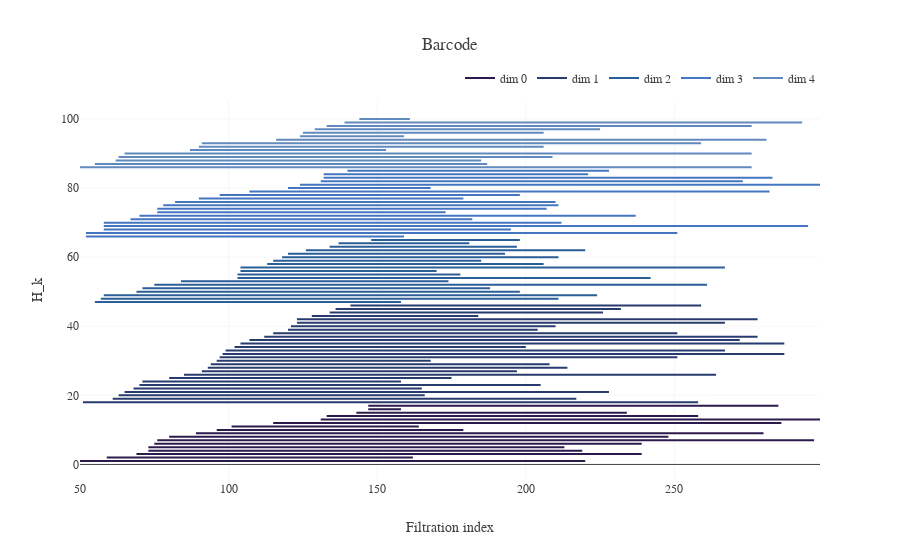

Source (notebook cell):
### Code cell
fig = go.Figure()
bar_df_sorted = bar_df.sort_values(by=["bar_dim", "bar_birth"])
bar_df_sorted = bar_df_sorted.reset_index(drop=True)

for b,bar in bar_df_sorted.iterrows():
    
    if (bar_df_sorted.iloc[b-1]["bar_dim"] != bar["bar_dim"]) :
        showlegendtf = True
    else :
        showlegendtf = False
        
    fig.add_trace(go.Scatter(x=[bar["bar_birth"], bar["bar_death"]], y=[b+1, b+1],
                    mode='lines',
                    name=f'dim {bar["bar_dim"]}',
                    showlegend=showlegendtf,
                    line=dict(color=aptviz_themes.davos_colors[int(bar["bar_dim"])]),
                    hovertemplate =
                        f'<i>id</i>: {bar["bar_id"]}'+
                        f'<br><b>rep</b>: {bar["rep"]}'))



# Add nice effects and such
fig.update_layout(title_text="Barcode")
fig.update_yaxes(title_text = "H_k")
fig.update_xaxes(title_text = "Filtration index")
fig.update_layout(legend=dict(
    orientation="h",
    yanchor="bottom",
    y=1.02,
    xanchor="right",
    x=1
))
fig.update_layout(hovermode="x unified")
fig.show()

# # fig.write_image("fig1.pdf")

### Figure 1 — Plotly figure (JSON) as saved in the notebook; plotly's stock layout.template omitted (floating-point values rounded to 4 significant figures)
{"data": [{"hovertemplate": "<i>id</i>: 38<br><b>rep</b>: [ 67  51 121  75]", "line": {"color": "rgb(44, 26, 76)"}, "mode": "lines", "name": "dim 0", "showlegend": true, "type": "scatter", "x": [50, 220], "y": [1, 1]}, {"hovertemplate": "<i>id</i>: 60<br><b>rep</b>: [ 59 111  78 113]", "line": {"color": "rgb(44, 26, 76)"}, "mode": "lines", "name": "dim 0", "showlegend": false, "type": "scatter", "x": [59, 162], "y": [2, 2]}, {"hovertemplate": "<i>id</i>: 90<br><b>rep</b>: [ 87 103  66  51]", "line": {"color": "rgb(44, 26, 76)"}, "mode": "lines", "name": "dim 0", "showlegend": false, "type": "scatter", "x": [69, 239], "y": [3, 3]}, {"hovertemplate": "<i>id</i>: 36<br><b>rep</b>: [139  77  58 108]", "line": {"color": "rgb(44, 26, 76)"}, "mode": "lines", "name": "dim 0", "showlegend": false, "type": "scatter", "x": [73, 219], "y": [4, 4]}, {"hovertemplate": "<i>id</i>: 37<br><b>rep</b>: [119 109  89  51]", "line": {"color": "rgb(44, 26, 76)"}, "mode": "lines", "name": "dim 0", "showlegend": false, "type": "scatter", "x": [73, 213], "y": [5, 5]}, {"hovertemplate": "<i>id</i>: 78<br><b>rep</b>: [114  73  89  54]", "line": {"color": "rgb(44, 26, 76)"}, "mode": "lines", "name": "dim 0", "showlegend": false, "type": "scatter", "x": [75, 239], "y": [6, 6]}, {"hovertemplate": "<i>id</i>: 56<br><b>rep</b>: [ 70  71  92 112]", "line": {"color": "rgb(44, 26, 76)"}, "mode": "lines", "name": "dim 0", "showlegend": false, "type": "scatter", "x": [76, 297], "y": [7, 7]}, {"hovertemplate": "<i>id</i>: 1<br><b>rep</b>: [ 63 112  90  78]", "line": {"color": "rgb(44, 26, 76)"}, "mode": "lines", "name": "dim 0", "showlegend": false, "type": "scatter", "x": [80, 248], "y": [8, 8]}, {"hovertemplate": "<i>id</i>: 8<br><b>rep</b>: [ 87  77  62 133]", "line": {"color": "rgb(44, 26, 76)"}, "mode": "lines", "name": "dim 0", "showlegend": false, "type": "scatter", "x": [89, 280], "y": [9, 9]}, {"hovertemplate": "<i>id</i>: 80<br><b>rep</b>: [ 51  77 109  83]", "line": {"color": "rgb(44, 26, 76)"}, "mode": "lines", "name": "dim 0", "showlegend": false, "type": "scatter", "x": [96, 179], "y": [10, 10]}, {"hovertemplate": "<i>id</i>: 27<br><b>rep</b>: [ 86 139  94  67]", "line": {"color": "rgb(44, 26, 76)"}, "mode": "lines", "name": "dim 0", "showlegend": false, "type": "scatter", "x": [101, 164], "y": [11, 11]}, {"hovertemplate": "<i>id</i>: 86<br><b>rep</b>: [ 97  83 105 116]", "line": {"color": "rgb(44, 26, 76)"}, "mode": "lines", "name": "dim 0", "showlegend": false, "type": "scatter", "x": [115, 286], "y": [12, 12]}, {"hovertemplate": "<i>id</i>: 64<br><b>rep</b>: [102  72 109 110]", "line": {"color": "rgb(44, 26, 76)"}, "mode": "lines", "name": "dim 0", "showlegend": false, "type": "scatter", "x": [131, 299], "y": [13, 13]}, {"hovertemplate": "<i>id</i>: 75<br><b>rep</b>: [109 127 100 115]", "line": {"color": "rgb(44, 26, 76)"}, "mode": "lines", "name": "dim 0", "showlegend": false, "type": "scatter", "x": [133, 258], "y": [14, 14]}, {"hovertemplate": "<i>id</i>: 73<br><b>rep</b>: [105  69  64  57]", "line": {"color": "rgb(44, 26, 76)"}, "mode": "lines", "name": "dim 0", "showlegend": false, "type": "scatter", "x": [143, 234], "y": [15, 15]}, {"hovertemplate": "<i>id</i>: 14<br><b>rep</b>: [ 78  51 102 108]", "line": {"color": "rgb(44, 26, 76)"}, "mode": "lines", "name": "dim 0", "showlegend": false, "type": "scatter", "x": [147, 158], "y": [16, 16]}, {"hovertemplate": "<i>id</i>: 71<br><b>rep</b>: [ 79  95 117  64]", "line": {"color": "rgb(44, 26, 76)"}, "mode": "lines", "name": "dim 0", "showlegend": false, "type": "scatter", "x": [147, 285], "y": [17, 17]}, {"hovertemplate": "<i>id</i>: 79<br><b>rep</b>: [ 63  68  78 101]", "line": {"color": "rgb(40, 59, 110)"}, "mode": "lines", "name": "dim 1", "showlegend": true, "type": "scatter", "x": [51, 258], "y": [18, 18]}, {"hovertemplate": "<i>id</i>: 7<br><b>rep</b>: [77 96 52 71]", "line": {"color": "rgb(40, 59, 110)"}, "mode": "lines", "name": "dim 1", "showlegend": false, "type": "scatter", "x": [61, 217], "y": [19, 19]}, {"hovertemplate": "<i>id</i>: 44<br><b>rep</b>: [123  55 144  79]", "line": {"color": "rgb(40, 59, 110)"}, "mode": "lines", "name": "dim 1", "showlegend": false, "type": "scatter", "x": [63, 166], "y": [20, 20]}, {"hovertemplate": "<i>id</i>: 33<br><b>rep</b>: [149  67 118 114]", "line": {"color": "rgb(40, 59, 110)"}, "mode": "lines", "name": "dim 1", "showlegend": false, "type": "scatter", "x": [65, 228], "y": [21, 21]}, {"hovertemplate": "<i>id</i>: 40<br><b>rep</b>: [ 87  98  89 143]", "line": {"color": "rgb(40, 59, 110)"}, "mode": "lines", "name": "dim 1", "showlegend": false, "type": "scatter", "x": [68, 165], "y": [22, 22]}, {"hovertemplate": "<i>id</i>: 96<br><b>rep</b>: [61 58 97 84]", "line": {"color": "rgb(40, 59, 110)"}, "mode": "lines", "name": "dim 1", "showlegend": false, "type": "scatter", "x": [70, 205], "y": [23, 23]}, {"hovertemplate": "<i>id</i>: 84<br><b>rep</b>: [ 91  93  84 129]", "line": {"color": "rgb(40, 59, 110)"}, "mode": "lines", "name": "dim 1", "showlegend": false, "type": "scatter", "x": [71, 158], "y": [24, 24]}, {"hovertemplate": "<i>id</i>: 94<br><b>rep</b>: [103  50 126  75]", "line": {"color": "rgb(40, 59, 110)"}, "mode": "lines", "name": "dim 1", "showlegend": false, "type": "scatter", "x": [80, 175], "y": [25, 25]}, {"hovertemplate": "<i>id</i>: 45<br><b>rep</b>: [110 148  93 137]", "line": {"color": "rgb(40, 59, 110)"}, "mode": "lines", "name": "dim 1", "showlegend": false, "type": "scatter", "x": [85, 264], "y": [26, 26]}, {"hovertemplate": "<i>id</i>: 43<br><b>rep</b>: [ 60  98 118 101]", "line": {"color": "rgb(40, 59, 110)"}, "mode": "lines", "name": "dim 1", "showlegend": false, "type": "scatter", "x": [91, 197], "y": [27, 27]}, {"hovertemplate": "<i>id</i>: 76<br><b>rep</b>: [143  70 139 141]", "line": {"color": "rgb(40, 59, 110)"}, "mode": "lines", "name": "dim 1", "showlegend": false, "type": "scatter", "x": [93, 214], "y": [28, 28]}, {"hovertemplate": "<i>id</i>: 49<br><b>rep</b>: [147  87 124 100]", "line": {"color": "rgb(40, 59, 110)"}, "mode": "lines", "name": "dim 1", "showlegend": false, "type": "scatter", "x": [94, 208], "y": [29, 29]}, {"hovertemplate": "<i>id</i>: 62<br><b>rep</b>: [122 146  73 149]", "line": {"color": "rgb(40, 59, 110)"}, "mode": "lines", "name": "dim 1", "showlegend": false, "type": "scatter", "x": [96, 168], "y": [30, 30]}, {"hovertemplate": "<i>id</i>: 35<br><b>rep</b>: [130  59 118 117]", "line": {"color": "rgb(40, 59, 110)"}, "mode": "lines", "name": "dim 1", "showlegend": false, "type": "scatter", "x": [97, 251], "y": [31, 31]}, {"hovertemplate": "<i>id</i>: 98<br><b>rep</b>: [ 59 106  96  78]", "line": {"color": "rgb(40, 59, 110)"}, "mode": "lines", "name": "dim 1", "showlegend": false, "type": "scatter", "x": [98, 287], "y": [32, 32]}, {"hovertemplate": "<i>id</i>: 4<br><b>rep</b>: [142 106  89 103]", "line": {"color": "rgb(40, 59, 110)"}, "mode": "lines", "name": "dim 1", "showlegend": false, "type": "scatter", "x": [99, 267], "y": [33, 33]}, {"hovertemplate": "<i>id</i>: 67<br><b>rep</b>: [ 53 107  79 144]", "line": {"color": "rgb(40, 59, 110)"}, "mode": "lines", "name": "dim 1", "showlegend": false, "type": "scatter", "x": [102, 200], "y": [34, 34]}, {"hovertemplate": "<i>id</i>: 81<br><b>rep</b>: [53 61 77 51]", "line": {"color": "rgb(40, 59, 110)"}, "mode": "lines", "name": "dim 1", "showlegend": false, "type": "scatter", "x": [104, 287], "y": [35, 35]}, {"hovertemplate": "<i>id</i>: 63<br><b>rep</b>: [ 95  53  82 145]", "line": {"color": "rgb(40, 59, 110)"}, "mode": "lines", "name": "dim 1", "showlegend": false, "type": "scatter", "x": [107, 272], "y": [36, 36]}, {"hovertemplate": "<i>id</i>: 15<br><b>rep</b>: [ 68 129 143 132]", "line": {"color": "rgb(40, 59, 110)"}, "mode": "lines", "name": "dim 1", "showlegend": false, "type": "scatter", "x": [112, 278], "y": [37, 37]}, {"hovertemplate": "<i>id</i>: 2<br><b>rep</b>: [144  85  76  62]", "line": {"color": "rgb(40, 59, 110)"}, "mode": "lines", "name": "dim 1", "showlegend": false, "type": "scatter", "x": [115, 251], "y": [38, 38]}, {"hovertemplate": "<i>id</i>: 89<br><b>rep</b>: [108  65 144 147]", "line": {"color": "rgb(40, 59, 110)"}, "mode": "lines", "name": "dim 1", "showlegend": false, "type": "scatter", "x": [120, 204], "y": [39, 39]}, {"hovertemplate": "<i>id</i>: 93<br><b>rep</b>: [ 97  78 115  57]", "line": {"color": "rgb(40, 59, 110)"}, "mode": "lines", "name": "dim 1", "showlegend": false, "type": "scatter", "x": [121, 210], "y": [40, 40]}, {"hovertemplate": "<i>id</i>: 11<br><b>rep</b>: [124 129 131  78]", "line": {"color": "rgb(40, 59, 110)"}, "mode": "lines", "name": "dim 1", "showlegend": false, "type": "scatter", "x": [123, 267], "y": [41, 41]}, {"hovertemplate": "<i>id</i>: 16<br><b>rep</b>: [130 107 111 119]", "line": {"color": "rgb(40, 59, 110)"}, "mode": "lines", "name": "dim 1", "showlegend": false, "type": "scatter", "x": [123, 278], "y": [42, 42]}, {"hovertemplate": "<i>id</i>: 41<br><b>rep</b>: [ 76  64 121  60]", "line": {"color": "rgb(40, 59, 110)"}, "mode": "lines", "name": "dim 1", "showlegend": false, "type": "scatter", "x": [128, 184], "y": [43, 43]}, {"hovertemplate": "<i>id</i>: 58<br><b>rep</b>: [ 64  65 116 137]", "line": {"color": "rgb(40, 59, 110)"}, "mode": "lines", "name": "dim 1", "showlegend": false, "type": "scatter", "x": [134, 226], "y": [44, 44]}, {"hovertemplate": "<i>id</i>: 61<br><b>rep</b>: [ 60 109 128  87]", "line": {"color": "rgb(40, 59, 110)"}, "mode": "lines", "name": "dim 1", "showlegend": false, "type": "scatter", "x": [136, 232], "y": [45, 45]}, {"hovertemplate": "<i>id</i>: 46<br><b>rep</b>: [122  89 141  62]", "line": {"color": "rgb(40, 59, 110)"}, "mode": "lines", "name": "dim 1", "showlegend": false, "type": "scatter", "x": [141, 259], "y": [46, 46]}, {"hovertemplate": "<i>id</i>: 59<br><b>rep</b>: [ 60 137  69 130]", "line": {"color": "rgb(42, 94, 151)"}, "mode": "lines", "name": "dim 2", "showlegend": true, "type": "scatter", "x": [55, 158], "y": [47, 47]}, {"hovertemplate": "<i>id</i>: 65<br><b>rep</b>: [ 52 123  97 140]", "line": {"color": "rgb(42, 94, 151)"}, "mode": "lines", "name": "dim 2", "showlegend": false, "type": "scatter", "x": [57, 211], "y": [48, 48]}, {"hovertemplate": "<i>id</i>: 53<br><b>rep</b>: [ 97  62 109  84]", "line": {"color": "rgb(42, 94, 151)"}, "mode": "lines", "name": "dim 2", "showlegend": false, "type": "scatter", "x": [58, 224], "y": [49, 49]}, {"hovertemplate": "<i>id</i>: 19<br><b>rep</b>: [138 125 117  69]", "line": {"color": "rgb(42, 94, 151)"}, "mode": "lines", "name": "dim 2", "showlegend": false, "type": "scatter", "x": [69, 198], "y": [50, 50]}, {"hovertemplate": "<i>id</i>: 83<br><b>rep</b>: [145  56 108  88]", "line": {"color": "rgb(42, 94, 151)"}, "mode": "lines", "name": "dim 2", "showlegend": false, "type": "scatter", "x": [71, 188], "y": [51, 51]}, {"hovertemplate": "<i>id</i>: 6<br><b>rep</b>: [ 93  54  77 125]", "line": {"color": "rgb(42, 94, 151)"}, "mode": "lines", "name": "dim 2", "showlegend": false, "type": "scatter", "x": [75, 261], "y": [52, 52]}, {"hovertemplate": "<i>id</i>: 57<br><b>rep</b>: [123 129  82 149]", "line": {"color": "rgb(42, 94, 151)"}, "mode": "lines", "name": "dim 2", "showlegend": false, "type": "scatter", "x": [84, 174], "y": [53, 53]}, {"hovertemplate": "<i>id</i>: 82<br><b>rep</b>: [ 86 107 123  89]", "line": {"color": "rgb(42, 94, 151)"}, "mode": "lines", "name": "dim 2", "showlegend": false, "type": "scatter", "x": [103, 242], "y": [54, 54]}, {"hovertemplate": "<i>id</i>: 85<br><b>rep</b>: [115 100  57 125]", "line": {"color": "rgb(42, 94, 151)"}, "mode": "lines", "name": "dim 2", "showlegend": false, "type": "scatter", "x": [103, 178], "y": [55, 55]}, {"hovertemplate": "<i>id</i>: 31<br><b>rep</b>: [125 146  61 126]", "line": {"color": "rgb(42, 94, 151)"}, "mode": "lines", "name": "dim 2", "showlegend": false, "type": "scatter", "x": [104, 170], "y": [56, 56]}, {"hovertemplate": "<i>id</i>: 47<br><b>rep</b>: [141  78  66 119]", "line": {"color": "rgb(42, 94, 151)"}, "mode": "lines", "name": "dim 2", "showlegend": false, "type": "scatter", "x": [104, 267], "y": [57, 57]}, {"hovertemplate": "<i>id</i>: 88<br><b>rep</b>: [149  56 127 129]", "line": {"color": "rgb(42, 94, 151)"}, "mode": "lines", "name": "dim 2", "showlegend": false, "type": "scatter", "x": [113, 206], "y": [58, 58]}, {"hovertemplate": "<i>id</i>: 54<br><b>rep</b>: [133  86 136  92]", "line": {"color": "rgb(42, 94, 151)"}, "mode": "lines", "name": "dim 2", "showlegend": false, "type": "scatter", "x": [115, 185], "y": [59, 59]}, {"hovertemplate": "<i>id</i>: 12<br><b>rep</b>: [121  68  58 119]", "line": {"color": "rgb(42, 94, 151)"}, "mode": "lines", "name": "dim 2", "showlegend": false, "type": "scatter", "x": [118, 211], "y": [60, 60]}, {"hovertemplate": "<i>id</i>: 97<br><b>rep</b>: [ 88  96  90 125]", "line": {"color": "rgb(42, 94, 151)"}, "mode": "lines", "name": "dim 2", "showlegend": false, "type": "scatter", "x": [120, 193], "y": [61, 61]}, {"hovertemplate": "<i>id</i>: 42<br><b>rep</b>: [134 100  68  88]", "line": {"color": "rgb(42, 94, 151)"}, "mode": "lines", "name": "dim 2", "showlegend": false, "type": "scatter", "x": [126, 220], "y": [62, 62]}, {"hovertemplate": "<i>id</i>: 50<br><b>rep</b>: [ 74  50  51 127]", "line": {"color": "rgb(42, 94, 151)"}, "mode": "lines", "name": "dim 2", "showlegend": false, "type": "scatter", "x": [134, 197], "y": [63, 63]}, {"hovertemplate": "<i>id</i>: 25<br><b>rep</b>: [120 104 103  62]", "line": {"color": "rgb(42, 94, 151)"}, "mode": "lines", "name": "dim 2", "showlegend": false, "type": "scatter", "x": [137, 181], "y": [64, 64]}, {"hovertemplate": "<i>id</i>: 48<br><b>rep</b>: [124 115 116  55]", "line": {"color": "rgb(42, 94, 151)"}, "mode": "lines", "name": "dim 2", "showlegend": false, "type": "scatter", "x": [148, 198], "y": [65, 65]}, {"hovertemplate": "<i>id</i>: 30<br><b>rep</b>: [ 99  58  53 146]", "line": {"color": "rgb(68, 117, 193)"}, "mode": "lines", "name": "dim 3", "showlegend": true, "type": "scatter", "x": [52, 159], "y": [66, 66]}, {"hovertemplate": "<i>id</i>: 87<br><b>rep</b>: [103  90 132  94]", "line": {"color": "rgb(68, 117, 193)"}, "mode": "lines", "name": "dim 3", "showlegend": false, "type": "scatter", "x": [52, 251], "y": [67, 67]}, {"hovertemplate": "<i>id</i>: 17<br><b>rep</b>: [ 89 125 130  80]", "line": {"color": "rgb(68, 117, 193)"}, "mode": "lines", "name": "dim 3", "showlegend": false, "type": "scatter", "x": [58, 195], "y": [68, 68]}, {"hovertemplate": "<i>id</i>: 21<br><b>rep</b>: [ 66 122  84 135]", "line": {"color": "rgb(68, 117, 193)"}, "mode": "lines", "name": "dim 3", "showlegend": false, "type": "scatter", "x": [58, 295], "y": [69, 69]}, {"hovertemplate": "<i>id</i>: 28<br><b>rep</b>: [ 84  91 149  71]", "line": {"color": "rgb(68, 117, 193)"}, "mode": "lines", "name": "dim 3", "showlegend": false, "type": "scatter", "x": [58, 212], "y": [70, 70]}, {"hovertemplate": "<i>id</i>: 99<br><b>rep</b>: [106 129 135  72]", "line": {"color": "rgb(68, 117, 193)"}, "mode": "lines", "name": "dim 3", "showlegend": false, "type": "scatter", "x": [67, 182], "y": [71, 71]}, {"hovertemplate": "<i>id</i>: 5<br><b>rep</b>: [ 73 123  85  57]", "line": {"color": "rgb(68, 117, 193)"}, "mode": "lines", "name": "dim 3", "showlegend": false, "type": "scatter", "x": [70, 237], "y": [72, 72]}, {"hovertemplate": "<i>id</i>: 0<br><b>rep</b>: [103 139 105 148]", "line": {"color": "rgb(68, 117, 193)"}, "mode": "lines", "name": "dim 3", "showlegend": false, "type": "scatter", "x": [76, 173], "y": [73, 73]}, {"hovertemplate": "<i>id</i>: 20<br><b>rep</b>: [124  89  98  61]", "line": {"color": "rgb(68, 117, 193)"}, "mode": "lines", "name": "dim 3", "showlegend": false, "type": "scatter", "x": [76, 207], "y": [74, 74]}, {"hovertemplate": "<i>id</i>: 91<br><b>rep</b>: [ 93  52  53 101]", "line": {"color": "rgb(68, 117, 193)"}, "mode": "lines", "name": "dim 3", "showlegend": false, "type": "scatter", "x": [78, 211], "y": [75, 75]}, {"hovertemplate": "<i>id</i>: 39<br><b>rep</b>: [117  63 113  89]", "line": {"color": "rgb(68, 117, 193)"}, "mode": "lines", "name": "dim 3", "showlegend": false, "type": "scatter", "x": [82, 210], "y": [76, 76]}, {"hovertemplate": "<i>id</i>: 69<br><b>rep</b>: [146  98  70 131]", "line": {"color": "rgb(68, 117, 193)"}, "mode": "lines", "name": "dim 3", "showlegend": false, "type": "scatter", "x": [90, 179], "y": [77, 77]}, {"hovertemplate": "<i>id</i>: 92<br><b>rep</b>: [ 79 139  65 108]", "line": {"color": "rgb(68, 117, 193)"}, "mode": "lines", "name": "dim 3", "showlegend": false, "type": "scatter", "x": [97, 198], "y": [78, 78]}, {"hovertemplate": "<i>id</i>: 74<br><b>rep</b>: [78 51 73 50]", "line": {"color": "rgb(68, 117, 193)"}, "mode": "lines", "name": "dim 3", "showlegend": false, "type": "scatter", "x": [107, 282], "y": [79, 79]}, {"hovertemplate": "<i>id</i>: 51<br><b>rep</b>: [51 98 80 62]", "line": {"color": "rgb(68, 117, 193)"}, "mode": "lines", "name": "dim 3", "showlegend": false, "type": "scatter", "x": [120, 168], "y": [80, 80]}, {"hovertemplate": "<i>id</i>: 95<br><b>rep</b>: [ 97 105 136 108]", "line": {"color": "rgb(68, 117, 193)"}, "mode": "lines", "name": "dim 3", "showlegend": false, "type": "scatter", "x": [124, 299], "y": [81, 81]}, {"hovertemplate": "<i>id</i>: 32<br><b>rep</b>: [115  62 128 137]", "line": {"color": "rgb(68, 117, 193)"}, "mode": "lines", "name": "dim 3", "showlegend": false, "type": "scatter", "x": [131, 273], "y": [82, 82]}, {"hovertemplate": "<i>id</i>: 23<br><b>rep</b>: [132  72 109  53]", "line": {"color": "rgb(68, 117, 193)"}, "mode": "lines", "name": "dim 3", "showlegend": false, "type": "scatter", "x": [132, 283], "y": [83, 83]}, {"hovertemplate": "<i>id</i>: 66<br><b>rep</b>: [122  82  65  73]", "line": {"color": "rgb(68, 117, 193)"}, "mode": "lines", "name": "dim 3", "showlegend": false, "type": "scatter", "x": [132, 221], "y": [84, 84]}, {"hovertemplate": "<i>id</i>: 18<br><b>rep</b>: [ 95 133  67 128]", "line": {"color": "rgb(68, 117, 193)"}, "mode": "lines", "name": "dim 3", "showlegend": false, "type": "scatter", "x": [140, 228], "y": [85, 85]}, {"hovertemplate": "<i>id</i>: 72<br><b>rep</b>: [ 88  51  70 142]", "line": {"color": "rgb(96, 137, 190)"}, "mode": "lines", "name": "dim 4", "showlegend": true, "type": "scatter", "x": [50, 276], "y": [86, 86]}, {"hovertemplate": "<i>id</i>: 24<br><b>rep</b>: [118  59 141  61]", "line": {"color": "rgb(96, 137, 190)"}, "mode": "lines", "name": "dim 4", "showlegend": false, "type": "scatter", "x": [55, 187], "y": [87, 87]}, {"hovertemplate": "<i>id</i>: 10<br><b>rep</b>: [140  97  74 137]", "line": {"color": "rgb(96, 137, 190)"}, "mode": "lines", "name": "dim 4", "showlegend": false, "type": "scatter", "x": [62, 185], "y": [88, 88]}, {"hovertemplate": "<i>id</i>: 29<br><b>rep</b>: [100  93  59 132]", "line": {"color": "rgb(96, 137, 190)"}, "mode": "lines", "name": "dim 4", "showlegend": false, "type": "scatter", "x": [63, 209], "y": [89, 89]}, {"hovertemplate": "<i>id</i>: 34<br><b>rep</b>: [142 122 148 108]", "line": {"color": "rgb(96, 137, 190)"}, "mode": "lines", "name": "dim 4", "showlegend": false, "type": "scatter", "x": [65, 276], "y": [90, 90]}, {"hovertemplate": "<i>id</i>: 9<br><b>rep</b>: [136  57  94 124]", "line": {"color": "rgb(96, 137, 190)"}, "mode": "lines", "name": "dim 4", "showlegend": false, "type": "scatter", "x": [87, 153], "y": [91, 91]}, {"hovertemplate": "<i>id</i>: 55<br><b>rep</b>: [130 146 141  67]", "line": {"color": "rgb(96, 137, 190)"}, "mode": "lines", "name": "dim 4", "showlegend": false, "type": "scatter", "x": [90, 206], "y": [92, 92]}, {"hovertemplate": "<i>id</i>: 68<br><b>rep</b>: [112 116 115 149]", "line": {"color": "rgb(96, 137, 190)"}, "mode": "lines", "name": "dim 4", "showlegend": false, "type": "scatter", "x": [91, 259], "y": [93, 93]}, {"hovertemplate": "<i>id</i>: 70<br><b>rep</b>: [93 86 79 80]", "line": {"color": "rgb(96, 137, 190)"}, "mode": "lines", "name": "dim 4", "showlegend": false, "type": "scatter", "x": [116, 281], "y": [94, 94]}, {"hovertemplate": "<i>id</i>: 26<br><b>rep</b>: [ 53 137  68  65]", "line": {"color": "rgb(96, 137, 190)"}, "mode": "lines", "name": "dim 4", "showlegend": false, "type": "scatter", "x": [124, 159], "y": [95, 95]}, {"hovertemplate": "<i>id</i>: 52<br><b>rep</b>: [136 139 111  67]", "line": {"color": "rgb(96, 137, 190)"}, "mode": "lines", "name": "dim 4", "showlegend": false, "type": "scatter", "x": [125, 206], "y": [96, 96]}, {"hovertemplate": "<i>id</i>: 77<br><b>rep</b>: [ 98  94 116 127]", "line": {"color": "rgb(96, 137, 190)"}, "mode": "lines", "name": "dim 4", "showlegend": false, "type": "scatter", "x": [129, 225], "y": [97, 97]}, {"hovertemplate": "<i>id</i>: 22<br><b>rep</b>: [130 148  87  81]", "line": {"color": "rgb(96, 137, 190)"}, "mode": "lines", "name": "dim 4", "showlegend": false, "type": "scatter", "x": [133, 276], "y": [98, 98]}, {"hovertemplate": "<i>id</i>: 13<br><b>rep</b>: [128 136 144 134]", "line": {"color": "rgb(96, 137, 190)"}, "mode": "lines", "name": "dim 4", "showlegend": false, "type": "scatter", "x": [139, 293], "y": [99, 99]}, {"hovertemplate": "<i>id</i>: 3<br><b>rep</b>: [ 50  97  88 101]", "line": {"color": "rgb(96, 137, 190)"}, "mode": "lines", "name": "dim 4", "showlegend": false, "type": "scatter", "x": [144, 161], "y": [100, 100]}], "layout": {"hovermode": "x unified", "legend": {"orientation": "h", "x": 1, "xanchor": "right", "y": 1.02, "yanchor": "bottom"}, "title": {"text": "Barcode"}, "xaxis": {"title": {"text": "Filtration index"}}, "yaxis": {"title": {"text": "H_k"}}}}
